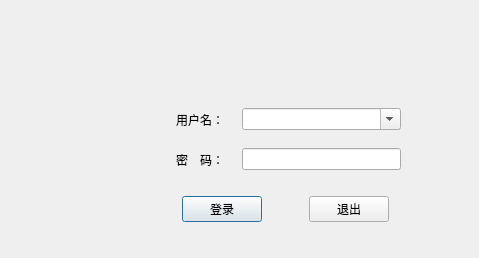
<?xml version="1.0" encoding="UTF-8"?>
<ui version="4.0">
 <class>LoginDialog</class>
 <widget class="QDialog" name="LoginDialog">
  <property name="geometry">
   <rect>
    <x>0</x>
    <y>0</y>
    <width>479</width>
    <height>258</height>
   </rect>
  </property>
  <property name="minimumSize">
   <size>
    <width>479</width>
    <height>258</height>
   </size>
  </property>
  <property name="maximumSize">
   <size>
    <width>479</width>
    <height>258</height>
   </size>
  </property>
  <property name="windowTitle">
   <string>用户登录</string>
  </property>
  <property name="windowIcon">
   <iconset resource="res.qrc">
    <normaloff>:/icons/main_icon</normaloff>:/icons/main_icon</iconset>
  </property>
  <widget class="QLabel" name="label_logo">
   <property name="geometry">
    <rect>
     <x>30</x>
     <y>18</y>
     <width>58</width>
     <height>58</height>
    </rect>
   </property>
   <property name="text">
    <string/>
   </property>
   <property name="pixmap">
    <pixmap resource="res.qrc">:/images/icon_png</pixmap>
   </property>
   <property name="scaledContents">
    <bool>true</bool>
   </property>
  </widget>
  <widget class="QLabel" name="label_title">
   <property name="geometry">
    <rect>
     <x>110</x>
     <y>34</y>
     <width>337</width>
     <height>25</height>
    </rect>
   </property>
   <property name="text">
    <string/>
   </property>
   <property name="pixmap">
    <pixmap resource="res.qrc">:/images/title</pixmap>
   </property>
   <property name="scaledContents">
    <bool>true</bool>
   </property>
  </widget>
  <widget class="QLabel" name="label_lock">
   <property name="geometry">
    <rect>
     <x>40</x>
     <y>104</y>
     <width>100</width>
     <height>100</height>
    </rect>
   </property>
   <property name="text">
    <string/>
   </property>
   <property name="pixmap">
    <pixmap resource="res.qrc">:/images/icon_login_lock</pixmap>
   </property>
   <property name="scaledContents">
    <bool>true</bool>
   </property>
  </widget>
  <widget class="QWidget" name="horizontalLayoutWidget">
   <property name="geometry">
    <rect>
     <x>160</x>
     <y>104</y>
     <width>241</width>
     <height>31</height>
    </rect>
   </property>
   <layout class="QHBoxLayout" name="horizontalLayout" stretch="2,5">
    <property name="spacing">
     <number>18</number>
    </property>
    <item>
     <widget class="QLabel" name="label_username">
      <property name="text">
       <string>用户名：</string>
      </property>
      <property name="alignment">
       <set>Qt::AlignRight|Qt::AlignTrailing|Qt::AlignVCenter</set>
      </property>
     </widget>
    </item>
    <item>
     <widget class="QComboBox" name="edit_username">
      <property name="mouseTracking">
       <bool>false</bool>
      </property>
      <property name="editable">
       <bool>true</bool>
      </property>
      <property name="duplicatesEnabled">
       <bool>false</bool>
      </property>
     </widget>
    </item>
   </layout>
  </widget>
  <widget class="QWidget" name="horizontalLayoutWidget_2">
   <property name="geometry">
    <rect>
     <x>160</x>
     <y>144</y>
     <width>241</width>
     <height>31</height>
    </rect>
   </property>
   <layout class="QHBoxLayout" name="horizontalLayout_2" stretch="2,5">
    <property name="spacing">
     <number>18</number>
    </property>
    <item>
     <widget class="QLabel" name="label_password">
      <property name="text">
       <string>密　码：</string>
      </property>
      <property name="alignment">
       <set>Qt::AlignRight|Qt::AlignTrailing|Qt::AlignVCenter</set>
      </property>
     </widget>
    </item>
    <item>
     <widget class="QLineEdit" name="edit_password">
      <property name="maxLength">
       <number>50</number>
      </property>
      <property name="echoMode">
       <enum>QLineEdit::Password</enum>
      </property>
     </widget>
    </item>
   </layout>
  </widget>
  <widget class="QWidget" name="horizontalLayoutWidget_3">
   <property name="geometry">
    <rect>
     <x>140</x>
     <y>194</y>
     <width>291</width>
     <height>31</height>
    </rect>
   </property>
   <layout class="QHBoxLayout" name="horizontalLayout_3">
    <item>
     <spacer name="horizontalSpacer">
      <property name="orientation">
       <enum>Qt::Horizontal</enum>
      </property>
      <property name="sizeHint" stdset="0">
       <size>
        <width>40</width>
        <height>20</height>
       </size>
      </property>
     </spacer>
    </item>
    <item>
     <widget class="QPushButton" name="btn_login">
      <property name="text">
       <string>登录</string>
      </property>
      <property name="autoDefault">
       <bool>false</bool>
      </property>
      <property name="default">
       <bool>true</bool>
      </property>
     </widget>
    </item>
    <item>
     <spacer name="horizontalSpacer_3">
      <property name="orientation">
       <enum>Qt::Horizontal</enum>
      </property>
      <property name="sizeHint" stdset="0">
       <size>
        <width>40</width>
        <height>20</height>
       </size>
      </property>
     </spacer>
    </item>
    <item>
     <widget class="QPushButton" name="btn_exit">
      <property name="text">
       <string>退出</string>
      </property>
     </widget>
    </item>
    <item>
     <spacer name="horizontalSpacer_2">
      <property name="orientation">
       <enum>Qt::Horizontal</enum>
      </property>
      <property name="sizeHint" stdset="0">
       <size>
        <width>40</width>
        <height>20</height>
       </size>
      </property>
     </spacer>
    </item>
   </layout>
  </widget>
 </widget>
 <resources>
  <include location="res.qrc"/>
 </resources>
 <connections>
  <connection>
   <sender>btn_exit</sender>
   <signal>clicked()</signal>
   <receiver>LoginDialog</receiver>
   <slot>reject()</slot>
   <hints>
    <hint type="sourcelabel">
     <x>368</x>
     <y>215</y>
    </hint>
    <hint type="destinationlabel">
     <x>239</x>
     <y>126</y>
    </hint>
   </hints>
  </connection>
 </connections>
</ui>
